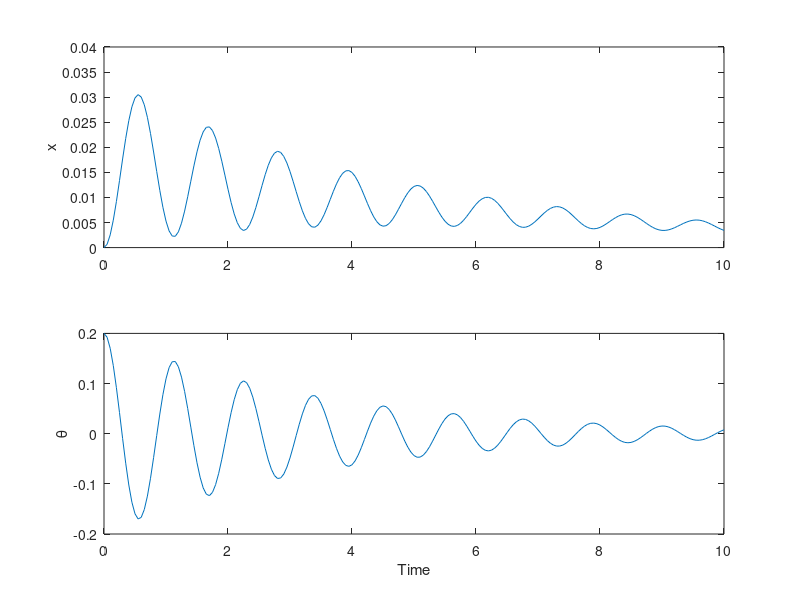
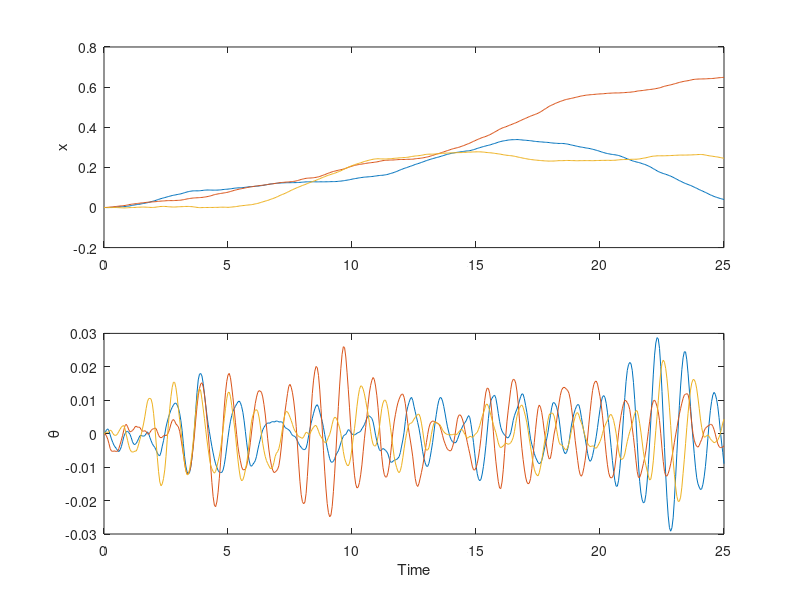

MATLAB code to generate these figures, in order:
% Open loop simulation to check that the dynamics are correct
clear
load('sysDyn.mat')

%% Simulate autonomous system
x0 = [0 0 0.2 0]';
T = 200;
x = [x0, zeros(4,T)];

for t = 1:T
    x(:,t+1) = A*x(:,t);
end

%% Plot
figure
subplot(211)
plot((0:T)*0.05, x(1,:))
ylabel('x')

subplot(212)
plot((0:T)*0.05, x(3,:))
ylabel('\theta')
xlabel('Time')

%% Simulate system subject to disturbances
K = 3;
T = 500;
x0 = [0 0 0 0]';
x = zeros(4,T+1,K);
x(:,1,:) = repmat(x0, 1, K);
sigma = 0.05;

for t = 1:T
    for k = 1:K
        x(:,t+1,k) = A*x(:,t,k) + Bw*sigma*randn();
    end
end

%% Plot
figure
subplot(211)
plot((0:T)*0.05, squeeze(x(1,:,:)))
ylabel('x')

subplot(212)
plot((0:T)*0.05, squeeze(x(3,:,:)))
ylabel('\theta')
xlabel('Time')

